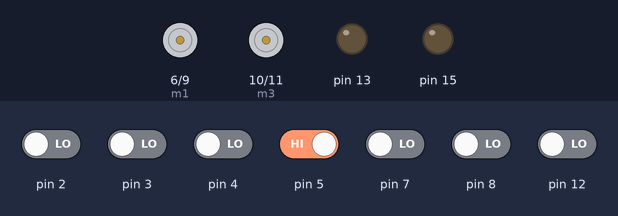
Recording of a sketch running on a simulated Arduino Uno, built with avr-gcc and run on an emulated ATmega328P. Shown: motor-driver pin pairs drawn as motors (green arrow = first pin HIGH = forward, orange = second pin HIGH = backward, longer = more drive), output pins drawn as LEDs (lit = HIGH). The test bench sets the inputs (shaded band); at power-on: pin 5 HIGH, pin 2–4, pin 7, pin 8, pin 12 LOW.

Above: at 1.2 s.
1.3 s: pin 2 driven HIGH
At 2.0 s:
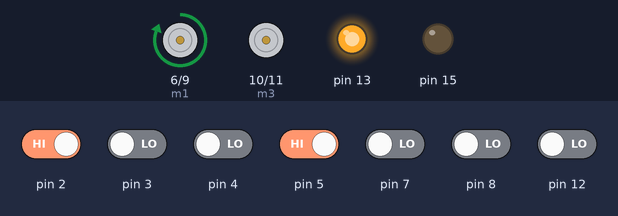
2.8 s: pin 2 driven LOW and pin 5 driven LOW
At 3.1 s:
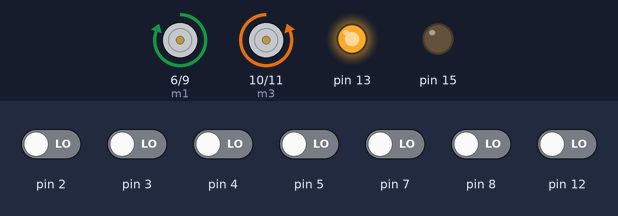
4.3 s: pin 7 driven HIGH
At 5.5 s:
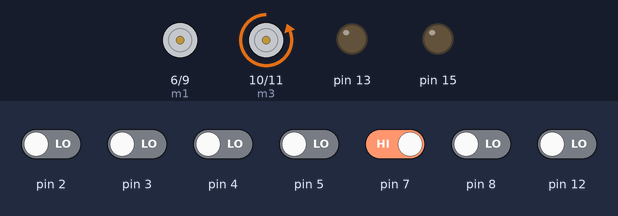
5.8 s: pin 7 driven LOW
At 6.6 s:
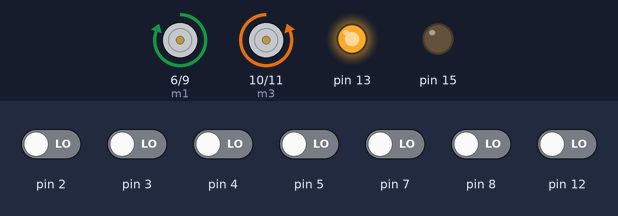
7.3 s: pin 3 driven HIGH
At 7.7 s:
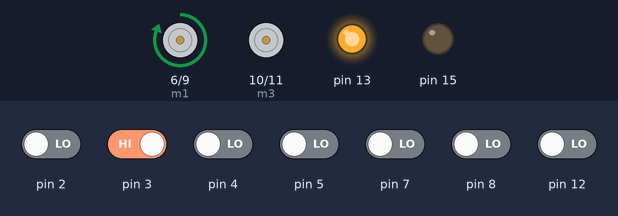
Timing chart, 0 to 9.8 s (numbered marks = the images above; inputs shaded):
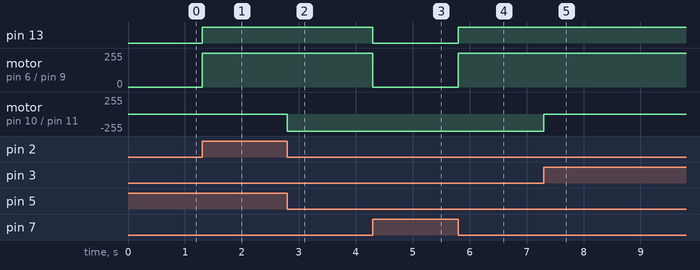

The sketch:

Line_new_2.1.ino
```cpp
int switchstate = 0;
int m1 = 6;
int m2 = 9;
int m3 = 10;
int m4 = 11;
float s1, s2, s3, s4, s5, s6, s7, s8;
int sr1, sr2, sr3, sr4, sr5, sr6, sr7, sr8, n;
int sp = 0; float r;
float integral = 0; float diff = 0; float e_prev = 0;
int e, u, k, s;
int calcr()
{
  sr1 = digitalRead(2);
  sr2 = digitalRead(3);
  sr3 = digitalRead(4);
  sr4 = digitalRead(5);
  sr5 = digitalRead(7);
  sr6 = digitalRead(8);
  sr7 = digitalRead(12);
  //sr8=digitalRead(14);
  s1 = -3 * sr1;
  s2 = -2 * sr2;
  s3 = -1 * sr3;
  s4 = 0 * sr4;
  s5 = 1 * sr5;
  s6 = 2 * sr6;
  s7 = 3 * sr7;
  r = (s1 + s2 + s3 + s4 + s5 + s6 + s7);
  return r;
}

void setup()
{
  pinMode(2, INPUT);
  pinMode(3, INPUT);
  pinMode(4, INPUT);
  pinMode(5, INPUT);
  pinMode(7, INPUT);
  pinMode(8, INPUT);
  pinMode(12, INPUT);
  pinMode(6, OUTPUT);
  pinMode(15, OUTPUT);
  pinMode(9, OUTPUT);
  pinMode(10, OUTPUT);
  pinMode(11, OUTPUT);
  pinMode(14, INPUT);
  pinMode(13, OUTPUT);
}
void loop()
{

  sr1 = digitalRead(2);
  sr2 = digitalRead(3);
  sr3 = digitalRead(4);
  sr4 = digitalRead(5);
  sr5 = digitalRead(7);
  sr6 = digitalRead(8);
  sr7 = digitalRead(12);
  // sr8=digitalRead(14);
  s1 = -3 * sr1;
  s2 = -2 * sr2;
  s3 = -1 * sr3;
  s4 = 0 * sr4;
  s5 = 1 * sr5;
  s6 = 2 * sr6;
  s7 = 3 * sr7;
  // s8=3*sr8;
  r = (s1 + s2 + s3 + s4 + s5 + s6 + s7);
  digitalWrite(m2, LOW);
  digitalWrite(m3, LOW);
  s = r;
  if (r <= 0 && r >= 0)
  {
    sr4 = digitalRead(5);
    if (sr4 == 0)
    {
      digitalWrite(13, HIGH);
      digitalWrite(m1, HIGH);
      digitalWrite(m4, HIGH);
      digitalWrite(m2, LOW);
      digitalWrite(m3, LOW);
    }
    else
    {
      s = n;
    }
  }
  while (s < 0)
  {
    digitalWrite(13, HIGH);
    digitalWrite(m4, LOW);
    digitalWrite(m1, HIGH);
    sr4 = digitalRead(5);
    if (sr4 == 0)
    {
      s = calcr();
    }
  }
  s = calcr();
  while (s > 0)
  {
    digitalWrite(m4, HIGH);
    digitalWrite(13, LOW);
    digitalWrite(m1, LOW);
    sr4 = digitalRead(5);
    if (sr4 == 0)
    {
      s = calcr();
    }
  }
  n = s;
}
```

Measured:
- after the input at 1.3 s, pin 13: LOW → HIGH at once; motor on pin 6 (m1) / pin 9 (m2): stopped → forward 255/255 at once
- after the input at 2.8 s, motor on pin 10 (m3) / pin 11 (m4): stopped → backward 255/255 at once
- after the input at 4.3 s, pin 13: HIGH → LOW at once; motor on pin 6 (m1) / pin 9 (m2): forward 255/255 → stopped at once
- after the input at 5.8 s, pin 13: LOW → HIGH at once; motor on pin 6 (m1) / pin 9 (m2): stopped → forward 255/255 at once
- after the input at 7.3 s, motor on pin 10 (m3) / pin 11 (m4): backward 255/255 → stopped at once
